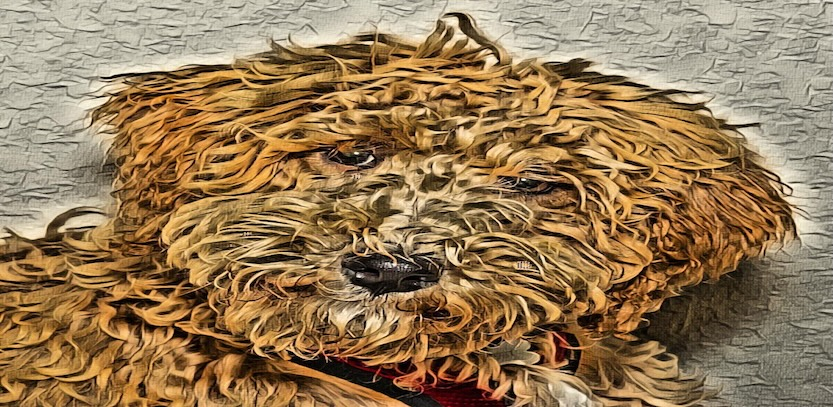
#> input picture arduino/GxEPD2/GxEPD2_ThinkInk_Image/mocha250x122.jpg, 833 x 407 px
$ python convert_image.py
#> lines starting #> are read from the running program, lines starting #| are printed output that depends on the picture
#!/usr/bin/env python3
"""
Convert JPG image to GxEPD2 4-color e-paper display format.
Output is a C header file with PROGMEM bitmap data.

For 4-color displays (GDEY0213F51):
- Black  = 0b00
- White  = 0b01
- Yellow = 0b10
- Red    = 0b11

Packed 4 pixels per byte, MSB first.
"""

from PIL import Image
import numpy as np
import sys

# 4-color palette for e-paper: Black, White, Yellow, Red
EINK_PALETTE = np.array([
    [0, 0, 0],        # Black
    [255, 255, 255],  # White
    [255, 255, 0],    # Yellow
    [255, 0, 0],      # Red
], dtype=np.uint8)

def find_nearest_color(pixel, palette):
    """Find the nearest color in the palette using Euclidean distance."""
    distances = np.sqrt(np.sum((palette.astype(float) - pixel.astype(float)) ** 2, axis=1))
    return np.argmin(distances)

def quantize_to_4color(image):
    """Quantize image to 4-color e-paper palette with dithering."""
    img_array = np.array(image, dtype=np.float32)
    height, width = img_array.shape[:2]
    result = np.zeros((height, width), dtype=np.uint8)

    # Floyd-Steinberg dithering
    for y in range(height):
        for x in range(width):
            old_pixel = img_array[y, x].copy()
            # Clamp values
            old_pixel = np.clip(old_pixel, 0, 255)

            # Find nearest color
            color_idx = find_nearest_color(old_pixel.astype(np.uint8), EINK_PALETTE)
            result[y, x] = color_idx
            new_pixel = EINK_PALETTE[color_idx].astype(np.float32)

            # Calculate error
            error = old_pixel - new_pixel

            # Distribute error (Floyd-Steinberg)
            if x + 1 < width:
                img_array[y, x + 1] += error * 7 / 16
            if y + 1 < height:
                if x > 0:
                    img_array[y + 1, x - 1] += error * 3 / 16
                img_array[y + 1, x] += error * 5 / 16
                if x + 1 < width:
                    img_array[y + 1, x + 1] += error * 1 / 16

    return result

def convert_to_progmem(quantized, width, height):
    """Convert quantized image to PROGMEM byte array format."""
    # Pack 4 pixels per byte (2 bits each), MSB first
    bytes_list = []

    for y in range(height):
        for x in range(0, width, 4):
            byte_val = 0
            for i in range(4):
                if x + i < width:
                    pixel = quantized[y, x + i]
                else:
                    pixel = 1  # White for padding
                byte_val = (byte_val << 2) | (pixel & 0x03)
            bytes_list.append(byte_val)

    return bytes_list

def generate_header(bytes_list, width, height, var_name, filename):
    """Generate C header file content."""
    lines = []
    lines.append(f"// Generated from {filename}")
    lines.append(f"// Image size: {width}x{height} pixels")
    lines.append(f"// Format: 4-color (2 bits per pixel), packed 4 pixels per byte")
    lines.append(f"// Total bytes: {len(bytes_list)}")
    lines.append("")
    lines.append("#ifndef _MOCHA122X250_H_")
    lines.append("#define _MOCHA122X250_H_")
    lines.append("")
    lines.append("#include <Arduino.h>")
    lines.append("")
    lines.append(f"const uint8_t {var_name}[{len(bytes_list)}] PROGMEM = {{")

    # Format bytes, 16 per line
    for i in range(0, len(bytes_list), 16):
        chunk = bytes_list[i:i+16]
        hex_values = ", ".join(f"0x{b:02X}" for b in chunk)
        if i + 16 < len(bytes_list):
            hex_values += ","
        lines.append(f"  {hex_values}")

    lines.append("};")
    lines.append("")
    lines.append("#endif")
    lines.append("")

    return "\n".join(lines)

def main():
    input_file = "mocha250x122.jpg"
    output_file = "mocha122x250.h"
    var_name = "image122x250"

    # Target display size
    target_width = 122
    target_height = 250

    print(f"Loading {input_file}...")
    img = Image.open(input_file)
#> img is the input picture: PIL image 833x407 RGB; mean R, G, B 149.6, 121.7, 86.2
    print(f"Original size: {img.size}")
#| Original size: (833, 407)

    # Convert to RGB if necessary
    if img.mode != 'RGB':
        img = img.convert('RGB')

    # Rotate if needed (image is 250x122, display is 122x250)
    if img.width > img.height:
        print("Rotating image -90 degrees (270)...")
        img = img.rotate(-90, expand=True)
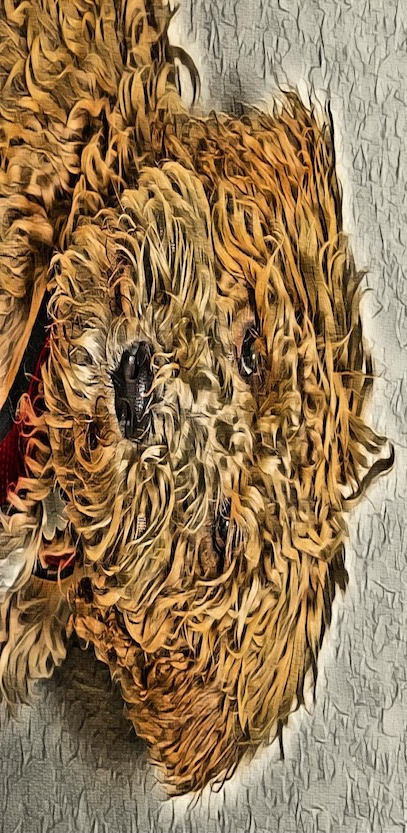
#> img: PIL image 407x833 RGB; mean R, G, B 149.6, 121.7, 86.2

    # Resize to target dimensions
    print(f"Resizing to {target_width}x{target_height}...")
    img = img.resize((target_width, target_height), Image.Resampling.LANCZOS)
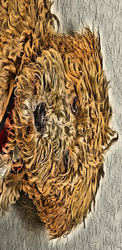
#> img: PIL image 122x250 RGB; mean R, G, B 149.6, 121.8, 86.2

    print("Quantizing to 4-color palette with dithering...")
    quantized = quantize_to_4color(img)
#> after the loop in quantize_to_4color, `for y in range(height):`:
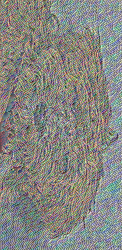
#> img_array: shape (250, 122, 3) float32; mean R, G, B 126.8, 126.8, 119.3; drawn with min black and max white
#> after the loop in quantize_to_4color, `for y in range(height):`:
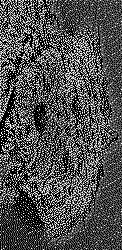
#> result: shape (250, 122); min 0, max 3, mean 0.948; drawn with min black and max white

    # Save preview
    preview = Image.fromarray(EINK_PALETTE[quantized])
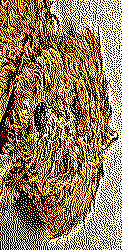
#> preview: PIL image 122x250 RGB; mean R, G, B 150, 121.9, 86.2
    preview.save("preview_4color.png")
    print("Saved preview to preview_4color.png")

    print("Converting to PROGMEM format...")
    bytes_list = convert_to_progmem(quantized, target_width, target_height)

    print(f"Generating {output_file}...")
    header_content = generate_header(bytes_list, target_width, target_height, var_name, input_file)
#> the loop in generate_header, `for i in range(0, len(bytes_list), 16):` made 485 passes
#> i on passes 2 to 4: 16, 32, 48

    with open(output_file, 'w') as f:
        f.write(header_content)

    print(f"Done! Generated {output_file} with {len(bytes_list)} bytes")
#| Done! Generated mocha122x250.h with 7750 bytes
    print(f"Array name: {var_name}")

if __name__ == "__main__":
    main()
